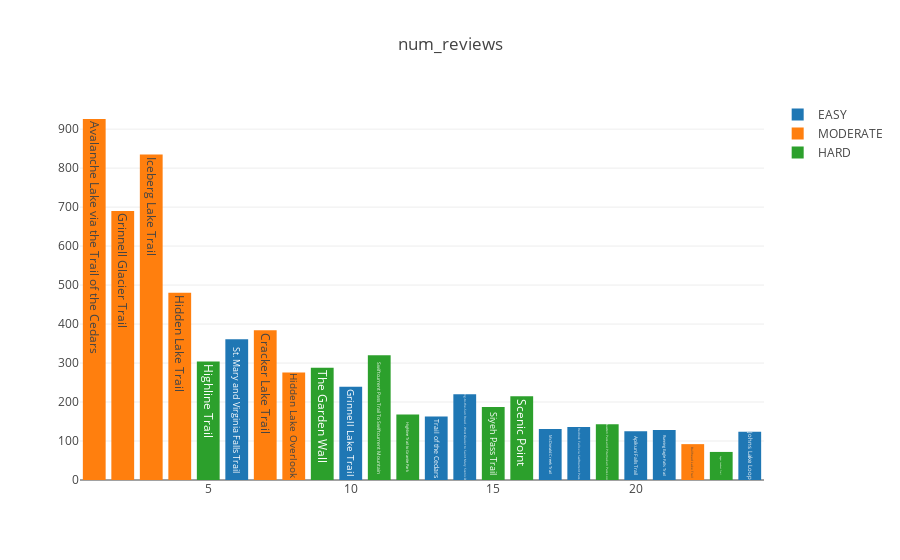
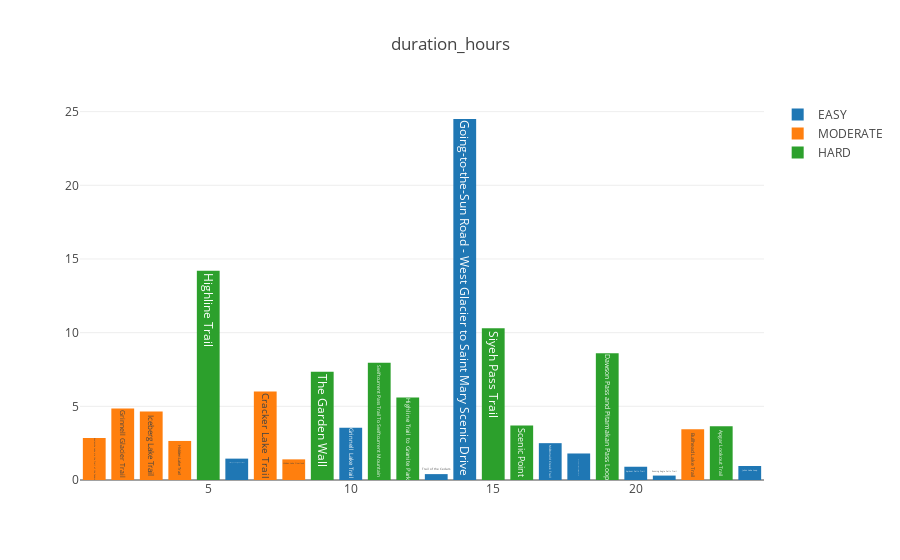
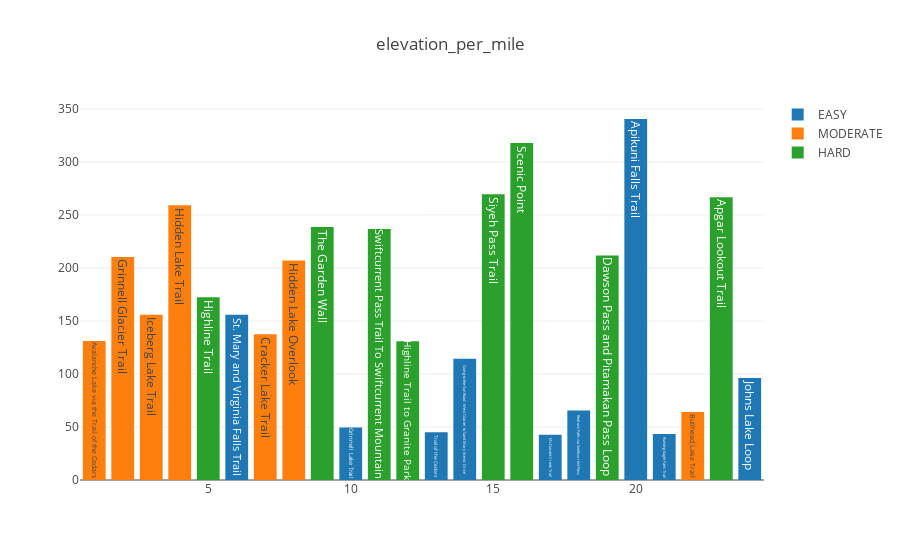
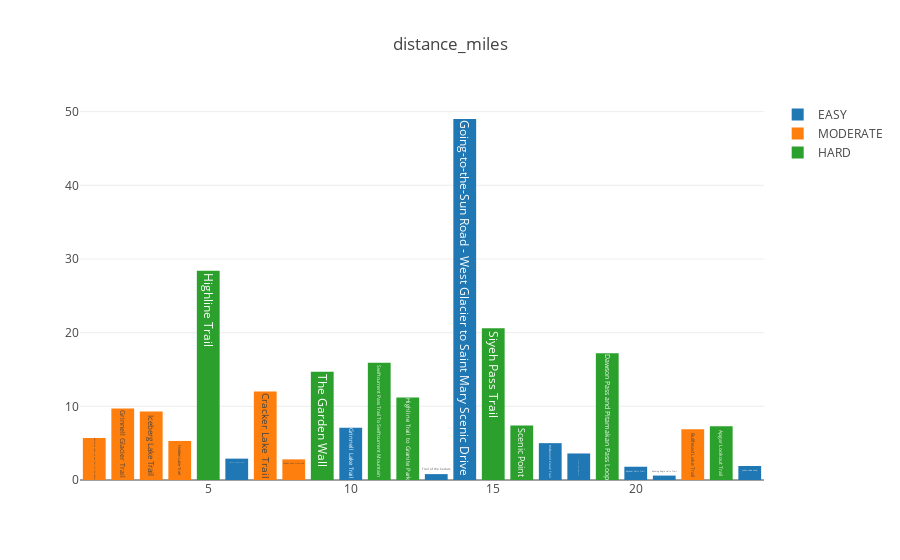

Notebook code for these charts, in order:
### Code cell
columns = ['num_reviews','duration_hours','elevation_per_mile','distance_miles','elevation_feet','rating']
for col in columns:
    t1 = go.Bar(x= df[df.difficulty == 'EASY']['ranking'],
                y= df[df.difficulty == 'EASY'][col],
                text=df[df.difficulty == 'EASY']['name'],
                textposition = 'auto',
                name='EASY')

    t2 = go.Bar(x= df[df.difficulty == 'MODERATE']['ranking'],
                y= df[df.difficulty == 'MODERATE'][col],
                text=df[df.difficulty == 'MODERATE']['name'],
                textposition = 'auto',
                name='MODERATE')

    t3 = go.Bar(x= df[df.difficulty == 'HARD']['ranking'],
                y= df[df.difficulty == 'HARD'][col],
                text=df[df.difficulty == 'HARD']['name'],
                textposition = 'auto',
                name='HARD')
    data = [t1,t2,t3]
    layout = go.Layout(title=col)
    fig = go.Figure(data,layout)
    py.iplot(fig)

### Figure 1 — Plotly figure (JSON) as saved in the notebook; plotly's stock layout.template omitted (floating-point values rounded to 4 significant figures)
{"data": [{"name": "EASY", "text": ["St. Mary and Virginia Falls Trail", "Grinnell Lake Trail", "Trail of the Cedars", "Going-to-the-Sun Road - West Glacier to Saint Mary Scenic Drive", "McDonald Creek Trail", "Redrock Falls via Swiftcurrent Pass", "Apikuni Falls Trail", "Running Eagle Falls Trail", "Johns Lake Loop"], "textposition": "auto", "type": "bar", "uid": "132d0b8a-d3eb-41db-9030-bb87ad8ad857", "x": ["#6", "#10", "#13", "#14", "#17", "#18", "#20", "#21", "#24"], "y": [361, 239, 163, 220, 131, 136, 125, 128, 124]}, {"name": "MODERATE", "text": ["Avalanche Lake via the Trail of the Cedars", "Grinnell Glacier Trail", "Iceberg Lake Trail", "Hidden Lake Trail", "Cracker Lake Trail", "Hidden Lake Overlook", "Bullhead Lake Trail"], "textposition": "auto", "type": "bar", "uid": "d90d5db0-9ba7-46e9-a129-dcb3e6b31110", "x": ["#1", "#2", "#3", "#4", "#7", "#8", "#22"], "y": [926, 690, 835, 480, 384, 276, 92]}, {"name": "HARD", "text": ["Highline Trail", "The Garden Wall", "Swiftcurrent Pass Trail To Swiftcurrent Mountain", "Highline Trail to Granite Park", "Siyeh Pass Trail", "Scenic Point", "Dawson Pass and Pitamakan Pass Loop", "Apgar Lookout Trail"], "textposition": "auto", "type": "bar", "uid": "2ebafe4a-5401-4a08-9000-38615a6ffb00", "x": ["#5", "#9", "#11", "#12", "#15", "#16", "#19", "#23"], "y": [304, 288, 320, 168, 187, 215, 143, 72]}], "layout": {"title": "num_reviews"}}

### Figure 2 — Plotly figure (JSON) as saved in the notebook; plotly's stock layout.template omitted (floating-point values rounded to 4 significant figures)
{"data": [{"name": "EASY", "text": ["St. Mary and Virginia Falls Trail", "Grinnell Lake Trail", "Trail of the Cedars", "Going-to-the-Sun Road - West Glacier to Saint Mary Scenic Drive", "McDonald Creek Trail", "Redrock Falls via Swiftcurrent Pass", "Apikuni Falls Trail", "Running Eagle Falls Trail", "Johns Lake Loop"], "textposition": "auto", "type": "bar", "uid": "c67d7853-2d8f-4b5b-821a-f2ef1dcdb08a", "x": ["#6", "#10", "#13", "#14", "#17", "#18", "#20", "#21", "#24"], "y": [1.45, 3.55, 0.4, 24.5, 2.5, 1.8, 0.9, 0.3, 0.95]}, {"name": "MODERATE", "text": ["Avalanche Lake via the Trail of the Cedars", "Grinnell Glacier Trail", "Iceberg Lake Trail", "Hidden Lake Trail", "Cracker Lake Trail", "Hidden Lake Overlook", "Bullhead Lake Trail"], "textposition": "auto", "type": "bar", "uid": "15f43331-2a5d-4abf-86f8-ecdfda244e01", "x": ["#1", "#2", "#3", "#4", "#7", "#8", "#22"], "y": [2.85, 4.85, 4.65, 2.65, 6, 1.4, 3.45]}, {"name": "HARD", "text": ["Highline Trail", "The Garden Wall", "Swiftcurrent Pass Trail To Swiftcurrent Mountain", "Highline Trail to Granite Park", "Siyeh Pass Trail", "Scenic Point", "Dawson Pass and Pitamakan Pass Loop", "Apgar Lookout Trail"], "textposition": "auto", "type": "bar", "uid": "2e9a6939-5c89-4221-ae6d-ff1f4efe7817", "x": ["#5", "#9", "#11", "#12", "#15", "#16", "#19", "#23"], "y": [14.2, 7.35, 7.95, 5.6, 10.3, 3.7, 8.6, 3.65]}], "layout": {"title": "duration_hours"}}

### Figure 3 — Plotly figure (JSON) as saved in the notebook; plotly's stock layout.template omitted (floating-point values rounded to 4 significant figures)
{"data": [{"name": "EASY", "text": ["St. Mary and Virginia Falls Trail", "Grinnell Lake Trail", "Trail of the Cedars", "Going-to-the-Sun Road - West Glacier to Saint Mary Scenic Drive", "McDonald Creek Trail", "Redrock Falls via Swiftcurrent Pass", "Apikuni Falls Trail", "Running Eagle Falls Trail", "Johns Lake Loop"], "textposition": "auto", "type": "bar", "uid": "dfb7c227-5b06-4cdd-9a93-dc7dd08663c5", "x": ["#6", "#10", "#13", "#14", "#17", "#18", "#20", "#21", "#24"], "y": [155.9, 49.44, 45, 114.3, 42.6, 65.56, 340.6, 43.33, 96.32]}, {"name": "MODERATE", "text": ["Avalanche Lake via the Trail of the Cedars", "Grinnell Glacier Trail", "Iceberg Lake Trail", "Hidden Lake Trail", "Cracker Lake Trail", "Hidden Lake Overlook", "Bullhead Lake Trail"], "textposition": "auto", "type": "bar", "uid": "39679e5a-0828-4f27-9317-12f8dfa930d8", "x": ["#1", "#2", "#3", "#4", "#7", "#8", "#22"], "y": [131.2, 210.3, 155.9, 259.2, 137.5, 207.1, 64.06]}, {"name": "HARD", "text": ["Highline Trail", "The Garden Wall", "Swiftcurrent Pass Trail To Swiftcurrent Mountain", "Highline Trail to Granite Park", "Siyeh Pass Trail", "Scenic Point", "Dawson Pass and Pitamakan Pass Loop", "Apgar Lookout Trail"], "textposition": "auto", "type": "bar", "uid": "2ed4745c-dde4-4056-a9d5-b821907bdd72", "x": ["#5", "#9", "#11", "#12", "#15", "#16", "#19", "#23"], "y": [172.4, 238.6, 236.9, 130.9, 269.5, 317.8, 211.7, 266.8]}], "layout": {"title": "elevation_per_mile"}}

### Figure 4 — Plotly figure (JSON) as saved in the notebook; plotly's stock layout.template omitted (floating-point values rounded to 4 significant figures)
{"data": [{"name": "EASY", "text": ["St. Mary and Virginia Falls Trail", "Grinnell Lake Trail", "Trail of the Cedars", "Going-to-the-Sun Road - West Glacier to Saint Mary Scenic Drive", "McDonald Creek Trail", "Redrock Falls via Swiftcurrent Pass", "Apikuni Falls Trail", "Running Eagle Falls Trail", "Johns Lake Loop"], "textposition": "auto", "type": "bar", "uid": "09c6db9f-84f6-4eb7-abda-0f1c32dee1c2", "x": ["#6", "#10", "#13", "#14", "#17", "#18", "#20", "#21", "#24"], "y": [2.9, 7.1, 0.8, 49, 5, 3.6, 1.8, 0.6, 1.9]}, {"name": "MODERATE", "text": ["Avalanche Lake via the Trail of the Cedars", "Grinnell Glacier Trail", "Iceberg Lake Trail", "Hidden Lake Trail", "Cracker Lake Trail", "Hidden Lake Overlook", "Bullhead Lake Trail"], "textposition": "auto", "type": "bar", "uid": "efaca1d6-e584-425a-9f37-053b79d23f68", "x": ["#1", "#2", "#3", "#4", "#7", "#8", "#22"], "y": [5.7, 9.7, 9.3, 5.3, 12, 2.8, 6.9]}, {"name": "HARD", "text": ["Highline Trail", "The Garden Wall", "Swiftcurrent Pass Trail To Swiftcurrent Mountain", "Highline Trail to Granite Park", "Siyeh Pass Trail", "Scenic Point", "Dawson Pass and Pitamakan Pass Loop", "Apgar Lookout Trail"], "textposition": "auto", "type": "bar", "uid": "9bbfb628-40f6-45df-a6b1-d92672495694", "x": ["#5", "#9", "#11", "#12", "#15", "#16", "#19", "#23"], "y": [28.4, 14.7, 15.9, 11.2, 20.6, 7.4, 17.2, 7.3]}], "layout": {"title": "distance_miles"}}
